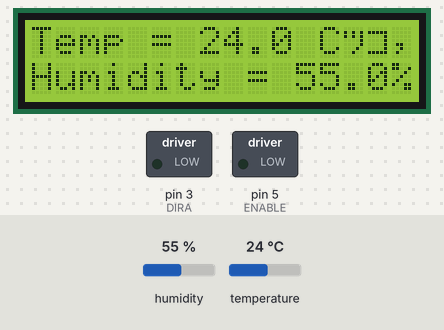
Recording of a sketch running on a simulated Arduino Uno, built with avr-gcc and run on an emulated ATmega328P. Shown: 16×2 character LCD, switched loads named in the sketch (green lamp = pin HIGH). The inputs (shaded band) are chosen by the test bench; at power-on: temperature 24 °C, humidity 55 %. What the sketch prints to the serial monitor is not drawn.

Above: at 3.6 s.
3.7 s: temperature set to 27.1 °C
At 7.2 s:
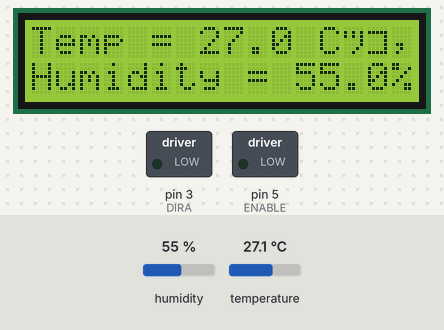
7.5 s: temperature set to 28.1 °C
At 9.7 s:
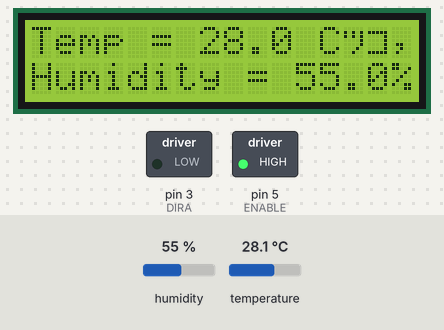
16.1 s: humidity set to 22 %
At 19.1 s:
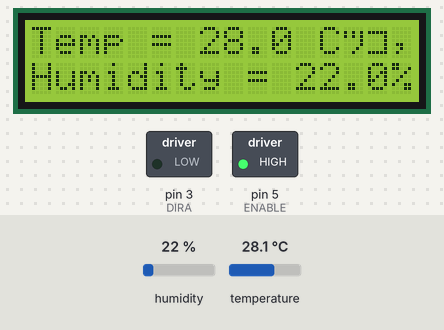
19.5 s: humidity set to 40 %
At 21.4 s:
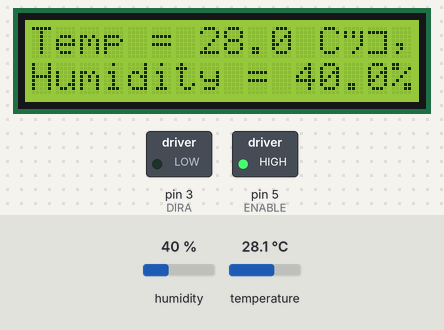
Timing chart, 0 to 22.9 s (numbered marks = the images above; inputs shaded):
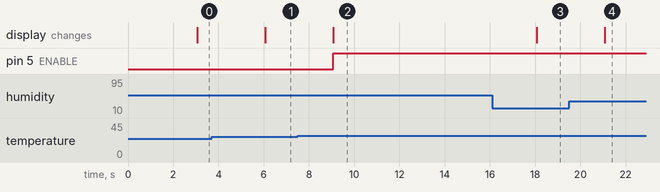

Measured:
- the behaviour switches between 27.4 and 27.5 °C on temperature (found by bisection; images 1 and 2)
- after the input at 3.7 s, the display: changes after 2.4 s (image 1)
- after the input at 7.5 s, pin 5 (ENABLE): LOW → HIGH after 1.6 s; the display: changes after 1.6 s (image 2)
- after the input at 16.1 s, the display: changes after 2.0 s (image 3)
- after the input at 19.5 s, the display: changes after 1.6 s (image 4)

The sketch:

HelloWorld.ino
```cpp
// LIBRERIAS
#include <LiquidCrystal.h>
#include <dht_nonblocking.h>

// DEFINICION DE PINES
static const int DHT_SENSOR_PIN = 2; //DHT11 esta conectado al pin 2
#define DHT_SENSOR_TYPE DHT_TYPE_11 //DHT11 es un sensor de tipo DHT11
DHT_nonblocking dht_sensor( DHT_SENSOR_PIN, DHT_SENSOR_TYPE ); //Declaramos el sensor a partir de las constantes
#define ENABLE 5 //pin que controla la actividad del motor
#define DIRA 3 //pin que controla el sentido (horario) del motor
LiquidCrystal lcd(7, 8, 9, 10, 11, 12); //pines que controlan la pantalla lcd

// iniciamos la librría a partir de los pins en los que se encuentran los sensores/actuadores
void setup() {
    Serial.begin(9600); //Definimos el ratio 9600 bits/segundo de bits que envia la placa a la consola
  //Establecemos el numero de columnas (16) y filas (2) que tiene nuestro LCD:
  lcd.begin(16, 2);
  // Imprimimos el mensaje Hello World para comprobar que el lcd funciona
  lcd.print("Hello, World!");
  pinMode(ENABLE,OUTPUT); //Definimos el pin 5 y 3 como actuadores del motor
  pinMode(DIRA,OUTPUT);
}

/*Aqui tenemos una funcion que cuenta con un temporizador en el que cuando este supera los 3 segundos intenta conseguir la lectura de temperatura y humedad.
En caso de conseguir la medida devuelve true y en caso contrario, false. Se trata de una funcion estatica para guardar los valores del tiempo que pasa*/
static bool measure_environment( float *temperature, float *humidity )
{
  static unsigned long measurement_timestamp = millis( );
  //
  if( millis( ) - measurement_timestamp > 3000ul )
  {
    if( dht_sensor.measure( temperature, humidity ) == true )
    {
      measurement_timestamp = millis( );
      return( true );
    }
  }
  return(false);
}
/*Esto se trata del bucle principal que va recibiendo los valores de temperatura y humedad a partir del sensor DHT11 y lo va imprimiendo en la pantalla
del lcd en caso de que la lectura sea correcta (para ello llama a la funcion anterior)*/
void loop() {
  float temperature;
  float humidity;

  if( measure_environment( &temperature, &humidity ) == true )
  {
    //Imprimimos las variables en la consola
    Serial.print( "Temp = " );
    Serial.print( temperature, 1 );
    Serial.print( " Cº,");
    Serial.print(" Humidity = " );
    Serial.print( humidity, 1 );
    Serial.println("%");
    //Imprimimos las variables en el lcd
    lcd.setCursor(0, 0);
    lcd.print( "Temp = " );
    lcd.print( temperature, 1 );
    lcd.print( " Cº,");
    lcd.setCursor(0, 1);
    lcd.print("Humidity = " );
    lcd.print( humidity, 1 );
    lcd.print("%");
  }
  //Por ultimo encontramos un ultimo bucle donde, en caso de que la temperatura supere los 27 grados activa la accion del motor que actuara como ventilador
  if (temperature > 27.0){
    digitalWrite(ENABLE,HIGH); //enable on
    digitalWrite(DIRA,HIGH);
    }
    else {
    digitalWrite(DIRA,LOW);
    }
}
```
